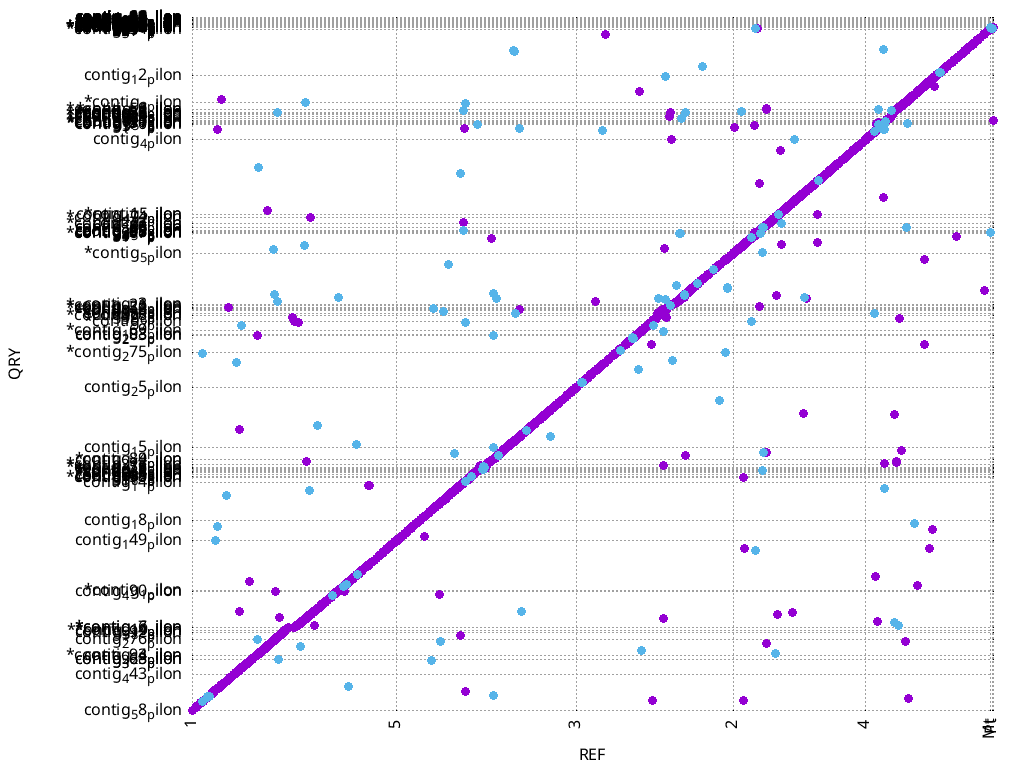

Generate this figure with gnuplot:
set term pngcairo
set terminal png size 1024,768
set output "out.png"
set xtics rotate ( \
 "1" 1.0, \
 "5" 30427671.0, \
 "3" 57403172.0, \
 "2" 80863001.0, \
 "4" 100561289.0, \
 "Mt" 119146344.0, \
 "Pt" 119513267.0, \
 "" 119667750 \
)
set ytics ( \
 "contig_58_pilon" 1.0, \
 "contig_443_pilon" 6243984.0, \
 "contig_368_pilon" 8774824.0, \
 "contig_365_pilon" 8788492.0, \
 "*contig_293_pilon" 9509275.0, \
 "contig_24_pilon" 9529629.0, \
 "contig_276_pilon" 12290856.0, \
 "contig_192_pilon" 13435107.0, \
 "*contig_319_pilon" 13892736.0, \
 "*contig_84_pilon" 13942121.0, \
 "*contig_17_pilon" 14383994.0, \
 "*contig_16_pilon" 14421103.0, \
 "contig_490_pilon" 20693642.0, \
 "*contig_1_pilon" 20719595.0, \
 "contig_149_pilon" 29369988.0, \
 "contig_18_pilon" 33000678.0, \
 "*contig_14_pilon" 39454332.0, \
 "*contig_150_pilon" 40306923.0, \
 "contig_163_pilon" 40527994.0, \
 "*contig_63_pilon" 40600541.0, \
 "contig_166_pilon" 40858291.0, \
 "contig_64_pilon" 41208104.0, \
 "*contig_86_pilon" 41286736.0, \
 "*contig_88_pilon" 41312285.0, \
 "*contig_81_pilon" 41411975.0, \
 "contig_87_pilon" 41515258.0, \
 "*contig_59_pilon" 41804160.0, \
 "contig_278_pilon" 41949032.0, \
 "*contig_155_pilon" 42072075.0, \
 "*contig_277_pilon" 42579636.0, \
 "contig_284_pilon" 43405885.0, \
 "*contig_19_pilon" 43410113.0, \
 "contig_15_pilon" 45585682.0, \
 "contig_25_pilon" 56017103.0, \
 "*contig_275_pilon" 62098893.0, \
 "contig_283_pilon" 64945920.0, \
 "contig_208_pilon" 65155028.0, \
 "*contig_169_pilon" 65838896.0, \
 "*contig_7_pilon" 67384444.0, \
 "*contig_378_pilon" 68375948.0, \
 "*contig_6_pilon" 68420043.0, \
 "*contig_20_pilon" 68714765.0, \
 "*contig_23_pilon" 69295763.0, \
 "contig_82_pilon" 69536968.0, \
 "*contig_154_pilon" 69719040.0, \
 "contig_120_pilon" 69885974.0, \
 "*contig_321_pilon" 70234512.0, \
 "contig_13_pilon" 70377332.0, \
 "*contig_5_pilon" 79259891.0, \
 "*contig_167_pilon" 82652338.0, \
 "contig_399_pilon" 82786538.0, \
 "contig_496_pilon" 82800314.0, \
 "contig_158_pilon" 82883313.0, \
 "contig_447_pilon" 82901005.0, \
 "contig_495_pilon" 82964641.0, \
 "contig_57_pilon" 82985586.0, \
 "contig_459_pilon" 83172415.0, \
 "contig_189_pilon" 83216214.0, \
 "contig_288_pilon" 83609405.0, \
 "contig_225_pilon" 83660315.0, \
 "*contig_377_pilon" 84383600.0, \
 "contig_8_pilon" 84398372.0, \
 "*contig_274_pilon" 85472426.0, \
 "contig_415_pilon" 85862688.0, \
 "*contig_2_pilon" 85864111.0, \
 "contig_4_pilon" 98871311.0, \
 "contig_170_pilon" 101536787.0, \
 "*contig_151_pilon" 101694899.0, \
 "*contig_317_pilon" 101826887.0, \
 "*contig_320_pilon" 101926547.0, \
 "contig_51_pilon" 102061982.0, \
 "contig_186_pilon" 102158818.0, \
 "*contig_165_pilon" 102631104.0, \
 "*contig_22_pilon" 102942055.0, \
 "*contig_224_pilon" 103192467.0, \
 "*contig_90_pilon" 103201263.0, \
 "*contig_89_pilon" 103205494.0, \
 "*contig_168_pilon" 103217440.0, \
 "*contig_68_pilon" 103300598.0, \
 "contig_356_pilon" 103460607.0, \
 "contig_56_pilon" 103475331.0, \
 "*contig_21_pilon" 103568404.0, \
 "contig_355_pilon" 103617476.0, \
 "contig_50_pilon" 103638385.0, \
 "*contig_159_pilon" 104078039.0, \
 "*contig_11_pilon" 104156027.0, \
 "*contig_3_pilon" 105368389.0, \
 "contig_12_pilon" 110013789.0, \
 "*contig_354_pilon" 118051654.0, \
 "*contig_232_pilon" 118306001.0, \
 "*contig_475_pilon" 118313130.0, \
 "contig_250_pilon" 118315244.0, \
 "contig_478_pilon" 118320143.0, \
 "*contig_221_pilon" 118323034.0, \
 "*contig_474_pilon" 118324074.0, \
 "*contig_472_pilon" 118326531.0, \
 "contig_473_pilon" 118328820.0, \
 "contig_479_pilon" 118332788.0, \
 "contig_480_pilon" 118334969.0, \
 "contig_486_pilon" 118337907.0, \
 "contig_343_pilon" 118340419.0, \
 "contig_487_pilon" 118342438.0, \
 "contig_488_pilon" 118345896.0, \
 "*contig_476_pilon" 118348393.0, \
 "*contig_325_pilon" 118352127.0, \
 "contig_485_pilon" 118364652.0, \
 "*contig_477_pilon" 118366896.0, \
 "contig_266_pilon" 118368700.0, \
 "contig_76_pilon" 118369270.0, \
 "contig_332_pilon" 118418458.0, \
 "contig_251_pilon" 118424333.0, \
 "contig_456_pilon" 118424926.0, \
 "contig_434_pilon" 118428308.0, \
 "contig_143_pilon" 118432522.0, \
 "contig_441_pilon" 118433539.0, \
 "contig_352_pilon" 118443259.0, \
 "contig_152_pilon" 118555677.0, \
 "contig_310_pilon" 118561648.0, \
 "contig_118_pilon" 118562552.0, \
 "contig_233_pilon" 118569306.0, \
 "contig_95_pilon" 118569824.0, \
 "contig_420_pilon" 118576607.0, \
 "contig_412_pilon" 118587973.0, \
 "contig_73_pilon" 118593525.0, \
 "contig_44_pilon" 118594125.0, \
 "contig_494_pilon" 118597277.0, \
 "contig_238_pilon" 118614759.0, \
 "contig_217_pilon" 118615352.0, \
 "contig_48_pilon" 118616000.0, \
 "contig_227_pilon" 118616982.0, \
 "contig_124_pilon" 118617612.0, \
 "contig_49_pilon" 118626702.0, \
 "contig_302_pilon" 118636588.0, \
 "contig_237_pilon" 118637071.0, \
 "contig_432_pilon" 118637662.0, \
 "contig_218_pilon" 118645518.0, \
 "contig_440_pilon" 118646170.0, \
 "contig_121_pilon" 118650361.0, \
 "contig_350_pilon" 118655211.0, \
 "contig_470_pilon" 118655769.0, \
 "contig_312_pilon" 118670196.0, \
 "contig_436_pilon" 118670962.0, \
 "contig_256_pilon" 118677704.0, \
 "contig_246_pilon" 118678279.0, \
 "contig_309_pilon" 118683043.0, \
 "contig_262_pilon" 118683545.0, \
 "contig_55_pilon" 118684379.0, \
 "contig_304_pilon" 118842345.0, \
 "contig_431_pilon" 118842848.0, \
 "contig_423_pilon" 118844296.0, \
 "contig_382_pilon" 118848958.0, \
 "contig_259_pilon" 118860876.0, \
 "contig_281_pilon" 118861379.0, \
 "contig_236_pilon" 118862316.0, \
 "contig_430_pilon" 118862907.0, \
 "contig_131_pilon" 118867675.0, \
 "contig_139_pilon" 118869202.0, \
 "contig_397_pilon" 118870353.0, \
 "contig_314_pilon" 118925386.0, \
 "contig_351_pilon" 118926027.0, \
 "contig_345_pilon" 118926584.0, \
 "contig_258_pilon" 118927287.0, \
 "contig_427_pilon" 118927794.0, \
 "contig_261_pilon" 118935924.0, \
 "contig_414_pilon" 118936634.0, \
 "contig_323_pilon" 118939876.0, \
 "contig_46_pilon" 118944686.0, \
 "contig_316_pilon" 118948120.0, \
 "contig_244_pilon" 118948773.0, \
 "contig_205_pilon" 118949603.0, \
 "contig_306_pilon" 118960428.0, \
 "contig_303_pilon" 118960973.0, \
 "contig_54_pilon" 118961474.0, \
 "contig_338_pilon" 118964019.0, \
 "contig_268_pilon" 118972207.0, \
 "contig_451_pilon" 118972826.0, \
 "contig_137_pilon" 119034094.0, \
 "contig_308_pilon" 119036144.0, \
 "contig_348_pilon" 119036650.0, \
 "contig_428_pilon" 119037175.0, \
 "contig_242_pilon" 119042098.0, \
 "contig_396_pilon" 119042684.0, \
 "contig_239_pilon" 119074986.0, \
 "contig_213_pilon" 119075526.0, \
 "contig_342_pilon" 119076118.0, \
 "contig_307_pilon" 119076613.0, \
 "contig_215_pilon" 119077114.0, \
 "contig_108_pilon" 119077769.0, \
 "contig_269_pilon" 119081286.0, \
 "contig_346_pilon" 119081838.0, \
 "contig_243_pilon" 119082462.0, \
 "contig_267_pilon" 119083158.0, \
 "contig_461_pilon" 119083807.0, \
 "contig_234_pilon" 119087954.0, \
 "contig_240_pilon" 119088500.0, \
 "contig_226_pilon" 119089221.0, \
 "contig_264_pilon" 119090211.0, \
 "contig_491_pilon" 119090823.0, \
 "contig_359_pilon" 119113981.0, \
 "contig_130_pilon" 119119986.0, \
 "contig_252_pilon" 119122165.0, \
 "contig_61_pilon" 119122874.0, \
 "contig_212_pilon" 119204770.0, \
 "contig_245_pilon" 119205600.0, \
 "contig_450_pilon" 119206484.0, \
 "contig_265_pilon" 119209750.0, \
 "contig_305_pilon" 119210507.0, \
 "contig_203_pilon" 119211007.0, \
 "contig_134_pilon" 119234310.0, \
 "contig_62_pilon" 119235395.0, \
 "contig_313_pilon" 119243611.0, \
 "contig_141_pilon" 119244254.0, \
 "contig_464_pilon" 119245414.0, \
 "contig_216_pilon" 119258531.0, \
 "contig_254_pilon" 119259196.0, \
 "contig_60_pilon" 119260104.0, \
 "contig_448_pilon" 119268574.0, \
 "contig_248_pilon" 119276024.0, \
 "contig_231_pilon" 119283256.0, \
 "contig_375_pilon" 119283802.0, \
 "contig_315_pilon" 119288059.0, \
 "contig_185_pilon" 119288713.0, \
 "contig_69_pilon" 119292001.0, \
 "contig_471_pilon" 119301084.0, \
 "contig_193_pilon" 119306252.0, \
 "contig_65_pilon" 119323854.0, \
 "contig_67_pilon" 119327998.0, \
 "contig_219_pilon" 119330549.0, \
 "contig_424_pilon" 119331092.0, \
 "contig_255_pilon" 119331816.0, \
 "contig_229_pilon" 119332316.0, \
 "contig_211_pilon" 119332854.0, \
 "contig_300_pilon" 119342725.0, \
 "contig_433_pilon" 119344887.0, \
 "contig_263_pilon" 119350551.0, \
 "contig_241_pilon" 119351261.0, \
 "contig_47_pilon" 119351851.0, \
 "contig_411_pilon" 119354410.0, \
 "contig_381_pilon" 119355624.0, \
 "contig_449_pilon" 119390189.0, \
 "contig_156_pilon" 119393427.0, \
 "contig_210_pilon" 119397036.0, \
 "contig_429_pilon" 119397927.0, \
 "contig_294_pilon" 119403743.0, \
 "contig_204_pilon" 119426582.0, \
 "contig_253_pilon" 119431142.0, \
 "contig_373_pilon" 119431849.0, \
 "contig_144_pilon" 119472306.0, \
 "contig_91_pilon" 119473457.0, \
 "contig_66_pilon" 119674976.0, \
 "contig_270_pilon" 119679018.0, \
 "contig_235_pilon" 119679649.0, \
 "contig_484_pilon" 119680237.0, \
 "contig_257_pilon" 119718666.0, \
 "contig_53_pilon" 119719313.0, \
 "contig_97_pilon" 119760681.0, \
 "contig_362_pilon" 119765668.0, \
 "contig_220_pilon" 119865778.0, \
 "contig_230_pilon" 119866307.0, \
 "contig_347_pilon" 119866842.0, \
 "contig_296_pilon" 119867367.0, \
 "contig_386_pilon" 119888050.0, \
 "contig_349_pilon" 119897611.0, \
 "contig_301_pilon" 119898129.0, \
 "contig_401_pilon" 119898774.0, \
 "contig_201_pilon" 119912052.0, \
 "contig_409_pilon" 119939769.0, \
 "contig_102_pilon" 119945276.0, \
 "contig_385_pilon" 120020845.0, \
 "contig_194_pilon" 120024963.0, \
 "contig_260_pilon" 120037774.0, \
 "contig_228_pilon" 120038407.0, \
 "contig_311_pilon" 120038946.0, \
 "contig_460_pilon" 120039514.0, \
 "contig_214_pilon" 120059159.0, \
 "" 120060014 \
)
set size 1,1
set grid
set nokey
set border 0
set tics scale 0
set xlabel "REF"
set ylabel "QRY"
set format "%.0f"
set xrange [1:119667750]
set yrange [1:120060014]
set linestyle 1  lt 1 lw 3 pt 6 ps 1
set linestyle 2  lt 3 lw 3 pt 6 ps 1
set linestyle 3  lt 2 lw 3 pt 6 ps 1
plot \
 "out.fplot" title "FWD" w lp ls 1, \
 "out.rplot" title "REV" w lp ls 2
